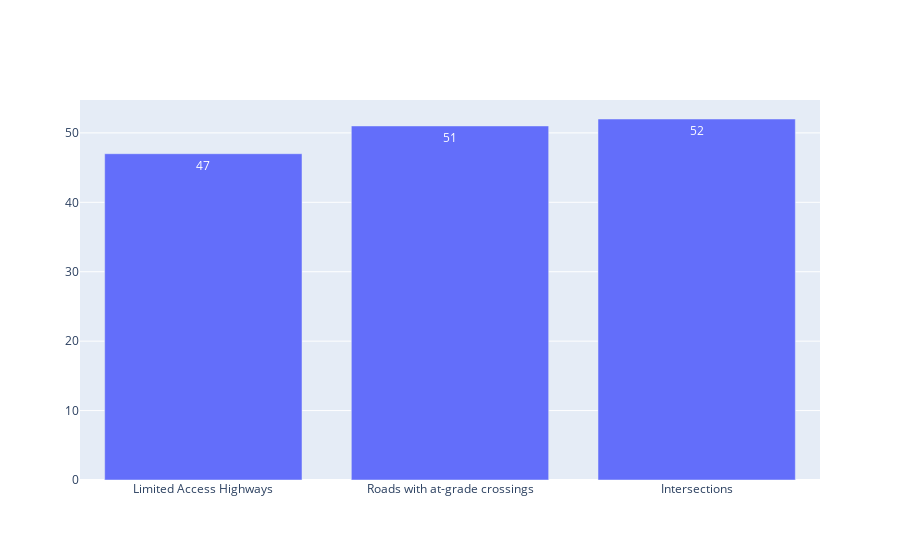

Write notebook code for a chart like this one.
### Code cell
_partie_['Road Types']

### Figure 1 — Plotly figure (JSON) as saved in the notebook; plotly's stock layout.template omitted (floating-point values rounded to 4 significant figures)
{"data": [{"text": [47, 51, 52], "textposition": "auto", "type": "bar", "x": ["Limited Access Highways", "Roads with at-grade crossings", "Intersections"], "y": [47, 51, 52]}], "layout": {}}
